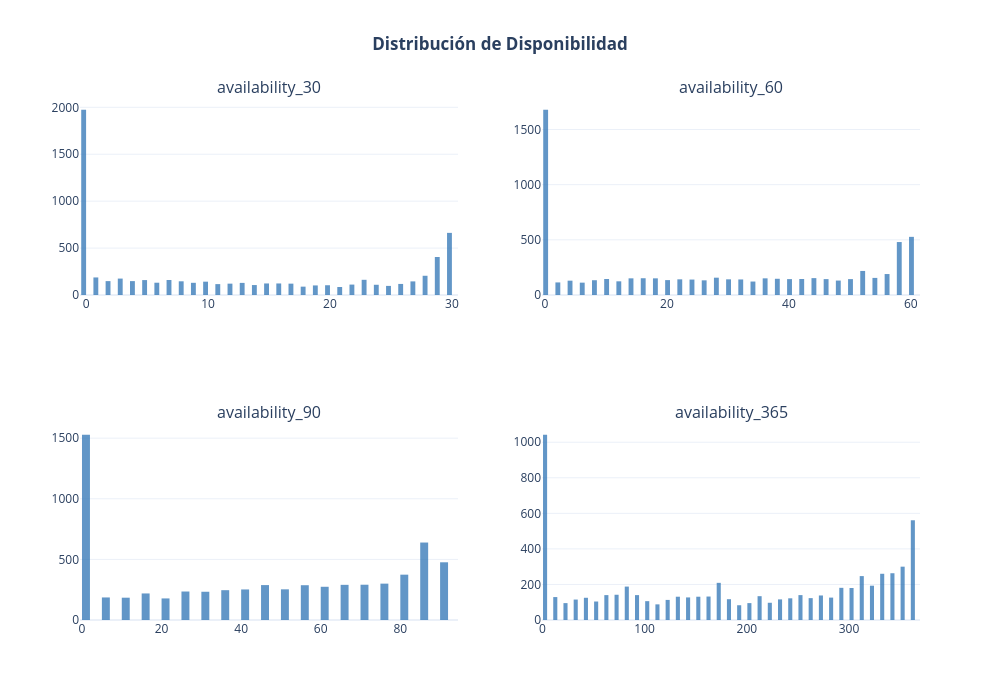

Notebook cell for this chart:
### Code cell
variables = ["availability_30", "availability_60", "availability_90", "availability_365"]

# Crear figura 2x2
fig = make_subplots(
    rows=2, cols=2,
    subplot_titles=variables
)

# Añadir histogramas + KDE
row, col = 1, 1
for var in variables:

    # Histograma
    fig.add_trace(
        go.Histogram(
            x=df_operaciones[var],
            nbinsx=40,
            marker_color='#2E74B5',
            opacity=0.75,
            name=f"Hist {var}",
            showlegend=False
        ),
        row=row, col=col
    )

    # KDE (curva de densidad)
    fig.add_trace(
        go.Histogram(
            x=df_operaciones[var],
            histnorm='probability density',
            cumulative_enabled=False,
            opacity=0,
            marker_color='red',
            name=f"KDE {var}",
            showlegend=False
        ),
        row=row, col=col
    )

    # Avanzar posición en la cuadrícula
    col += 1
    if col == 3:
        col = 1
        row += 1

# Layout
fig.update_layout(
    title='<b>Distribución de Disponibilidad</b>',
    title_x=0.5,
    width=1000,
    height=700,
    template='plotly_white'
)

fig.show()

### Figure 1 — Plotly figure (JSON) as saved in the notebook; plotly's stock layout.template omitted (floating-point values rounded to 4 significant figures; data arrays with more than 128 entries replaced by an {"elided": "..."} marker saying what was removed)
{"data": [{"marker": {"color": "#2E74B5"}, "name": "Hist availability_30", "nbinsx": 40, "opacity": 0.75, "showlegend": false, "type": "histogram", "x": {"elided": "6733 int values"}, "xaxis": "x", "yaxis": "y"}, {"cumulative": {"enabled": false}, "histnorm": "probability density", "marker": {"color": "red"}, "name": "KDE availability_30", "opacity": 0, "showlegend": false, "type": "histogram", "x": {"elided": "6733 int values"}, "xaxis": "x", "yaxis": "y"}, {"marker": {"color": "#2E74B5"}, "name": "Hist availability_60", "nbinsx": 40, "opacity": 0.75, "showlegend": false, "type": "histogram", "x": {"elided": "6733 int values"}, "xaxis": "x2", "yaxis": "y2"}, {"cumulative": {"enabled": false}, "histnorm": "probability density", "marker": {"color": "red"}, "name": "KDE availability_60", "opacity": 0, "showlegend": false, "type": "histogram", "x": {"elided": "6733 int values"}, "xaxis": "x2", "yaxis": "y2"}, {"marker": {"color": "#2E74B5"}, "name": "Hist availability_90", "nbinsx": 40, "opacity": 0.75, "showlegend": false, "type": "histogram", "x": {"elided": "6733 int values"}, "xaxis": "x3", "yaxis": "y3"}, {"cumulative": {"enabled": false}, "histnorm": "probability density", "marker": {"color": "red"}, "name": "KDE availability_90", "opacity": 0, "showlegend": false, "type": "histogram", "x": {"elided": "6733 int values"}, "xaxis": "x3", "yaxis": "y3"}, {"marker": {"color": "#2E74B5"}, "name": "Hist availability_365", "nbinsx": 40, "opacity": 0.75, "showlegend": false, "type": "histogram", "x": {"elided": "6733 int values"}, "xaxis": "x4", "yaxis": "y4"}, {"cumulative": {"enabled": false}, "histnorm": "probability density", "marker": {"color": "red"}, "name": "KDE availability_365", "opacity": 0, "showlegend": false, "type": "histogram", "x": {"elided": "6733 int values"}, "xaxis": "x4", "yaxis": "y4"}], "layout": {"annotations": [{"font": {"size": 16}, "showarrow": false, "text": "availability_30", "x": 0.225, "xanchor": "center", "xref": "paper", "y": 1, "yanchor": "bottom", "yref": "paper"}, {"font": {"size": 16}, "showarrow": false, "text": "availability_60", "x": 0.775, "xanchor": "center", "xref": "paper", "y": 1, "yanchor": "bottom", "yref": "paper"}, {"font": {"size": 16}, "showarrow": false, "text": "availability_90", "x": 0.225, "xanchor": "center", "xref": "paper", "y": 0.375, "yanchor": "bottom", "yref": "paper"}, {"font": {"size": 16}, "showarrow": false, "text": "availability_365", "x": 0.775, "xanchor": "center", "xref": "paper", "y": 0.375, "yanchor": "bottom", "yref": "paper"}], "height": 700, "title": {"text": "<b>Distribución de Disponibilidad</b>", "x": 0.5}, "width": 1000, "xaxis": {"anchor": "y", "domain": [0, 0.45]}, "xaxis2": {"anchor": "y2", "domain": [0.55, 1]}, "xaxis3": {"anchor": "y3", "domain": [0, 0.45]}, "xaxis4": {"anchor": "y4", "domain": [0.55, 1]}, "yaxis": {"anchor": "x", "domain": [0.625, 1]}, "yaxis2": {"anchor": "x2", "domain": [0.625, 1]}, "yaxis3": {"anchor": "x3", "domain": [0, 0.375]}, "yaxis4": {"anchor": "x4", "domain": [0, 0.375]}}}
